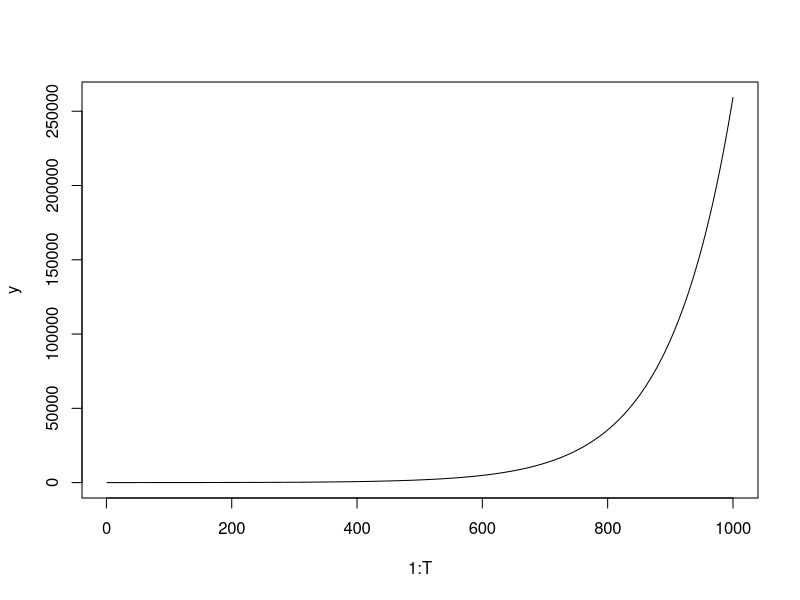

The R script that drew this image:
b0 = 0
b1 = 1.01
m0 = 0
v0 = 1
s0 = 1

T <- 1000

y <- numeric(T)
y[1] = rnorm(1, m0, v0)
for(t in 2:T){
  y[t] = b0 + b1 * y[t - 1] + rnorm(1, 0, sd = s0)
}


plot(1:T, y, type = "l")